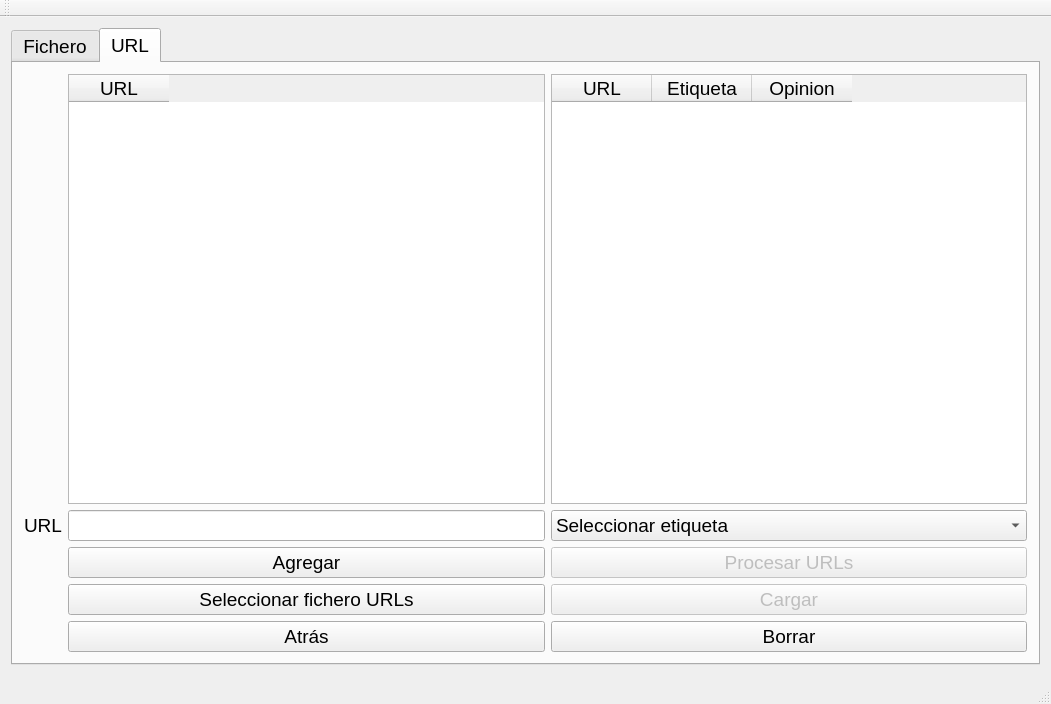
<?xml version="1.0" encoding="UTF-8"?>
<ui version="4.0">
 <class>MainWindow</class>
 <widget class="QMainWindow" name="MainWindow">
  <property name="geometry">
   <rect>
    <x>0</x>
    <y>0</y>
    <width>1051</width>
    <height>704</height>
   </rect>
  </property>
  <property name="font">
   <font>
    <pointsize>14</pointsize>
   </font>
  </property>
  <property name="windowTitle">
   <string>Cargar Opiniones</string>
  </property>
  <widget class="QWidget" name="centralWidget">
   <layout class="QGridLayout" name="gridLayout_3">
    <item row="0" column="0">
     <widget class="QTabWidget" name="tabWidget">
      <property name="font">
       <font>
        <pointsize>14</pointsize>
       </font>
      </property>
      <property name="currentIndex">
       <number>1</number>
      </property>
      <widget class="QWidget" name="file_tab">
       <attribute name="title">
        <string>Fichero</string>
       </attribute>
       <layout class="QGridLayout" name="gridLayout">
        <item row="0" column="0" colspan="3">
         <widget class="QTableWidget" name="file_tableWidget">
          <property name="font">
           <font>
            <pointsize>14</pointsize>
           </font>
          </property>
          <column>
           <property name="text">
            <string>Nombre</string>
           </property>
          </column>
          <column>
           <property name="text">
            <string>Etiqueta</string>
           </property>
          </column>
          <column>
           <property name="text">
            <string>Ruta</string>
           </property>
          </column>
         </widget>
        </item>
        <item row="1" column="1">
         <widget class="QComboBox" name="comboBox_labels_file">
          <item>
           <property name="text">
            <string>Seleccionar etiqueta</string>
           </property>
          </item>
          <item>
           <property name="text">
            <string>Unlabeled</string>
           </property>
          </item>
          <item>
           <property name="text">
            <string>etiqueta1</string>
           </property>
          </item>
          <item>
           <property name="text">
            <string>etiqueta2</string>
           </property>
          </item>
          <item>
           <property name="text">
            <string>mimammamemimma</string>
           </property>
          </item>
         </widget>
        </item>
        <item row="1" column="2">
         <widget class="QPushButton" name="file_pushButton_add">
          <property name="text">
           <string>Agregar</string>
          </property>
         </widget>
        </item>
        <item row="2" column="0" colspan="3">
         <widget class="QLineEdit" name="file_lineEditPath">
          <property name="enabled">
           <bool>true</bool>
          </property>
          <property name="inputMask">
           <string/>
          </property>
          <property name="text">
           <string/>
          </property>
          <property name="readOnly">
           <bool>true</bool>
          </property>
         </widget>
        </item>
        <item row="3" column="0" rowspan="2">
         <widget class="QPushButton" name="pushButton_back">
          <property name="text">
           <string>Atrás</string>
          </property>
         </widget>
        </item>
        <item row="3" column="1" colspan="2">
         <widget class="QPushButton" name="file_pushButton_selectfolder">
          <property name="text">
           <string>Seleccionar carpeta</string>
          </property>
         </widget>
        </item>
        <item row="4" column="1">
         <widget class="QPushButton" name="file_pushButton_clear">
          <property name="text">
           <string>Borrar</string>
          </property>
         </widget>
        </item>
        <item row="4" column="2">
         <widget class="QPushButton" name="file_pushButton_load">
          <property name="enabled">
           <bool>false</bool>
          </property>
          <property name="text">
           <string>Cargar</string>
          </property>
         </widget>
        </item>
       </layout>
      </widget>
      <widget class="QWidget" name="URL_tab">
       <attribute name="title">
        <string>URL</string>
       </attribute>
       <layout class="QGridLayout" name="gridLayout_2">
        <item row="1" column="2">
         <widget class="QTableWidget" name="URL_review_tableWidget">
          <property name="font">
           <font>
            <pointsize>14</pointsize>
           </font>
          </property>
          <column>
           <property name="text">
            <string>URL</string>
           </property>
          </column>
          <column>
           <property name="text">
            <string>Etiqueta</string>
           </property>
          </column>
          <column>
           <property name="text">
            <string>Opinion</string>
           </property>
          </column>
         </widget>
        </item>
        <item row="6" column="2">
         <widget class="QPushButton" name="URL_pushButton_clear">
          <property name="text">
           <string>Borrar</string>
          </property>
         </widget>
        </item>
        <item row="6" column="1">
         <widget class="QPushButton" name="URL_pushButton_back">
          <property name="text">
           <string>Atrás</string>
          </property>
         </widget>
        </item>
        <item row="4" column="1">
         <widget class="QPushButton" name="URL_pushButton_selectfolder">
          <property name="text">
           <string>Seleccionar fichero URLs</string>
          </property>
         </widget>
        </item>
        <item row="4" column="2">
         <widget class="QPushButton" name="URL_pushButton_load">
          <property name="enabled">
           <bool>false</bool>
          </property>
          <property name="text">
           <string>Cargar</string>
          </property>
         </widget>
        </item>
        <item row="2" column="1">
         <widget class="QLineEdit" name="lineEdit_URL">
          <property name="readOnly">
           <bool>false</bool>
          </property>
         </widget>
        </item>
        <item row="3" column="1">
         <widget class="QPushButton" name="URL_pushButton_add">
          <property name="text">
           <string>Agregar</string>
          </property>
         </widget>
        </item>
        <item row="2" column="0">
         <widget class="QLabel" name="label_URL">
          <property name="text">
           <string>URL</string>
          </property>
         </widget>
        </item>
        <item row="1" column="1">
         <widget class="QTableWidget" name="URL_tableWidget">
          <property name="font">
           <font>
            <pointsize>14</pointsize>
           </font>
          </property>
          <column>
           <property name="text">
            <string>URL</string>
           </property>
          </column>
         </widget>
        </item>
        <item row="3" column="2">
         <widget class="QPushButton" name="URL_pushButton_processURLs">
          <property name="enabled">
           <bool>false</bool>
          </property>
          <property name="text">
           <string>Procesar URLs</string>
          </property>
         </widget>
        </item>
        <item row="2" column="2">
         <widget class="QComboBox" name="URL_comboBox_labels">
          <item>
           <property name="text">
            <string>Seleccionar etiqueta</string>
           </property>
          </item>
          <item>
           <property name="text">
            <string>Unlabeled</string>
           </property>
          </item>
         </widget>
        </item>
       </layout>
      </widget>
     </widget>
    </item>
   </layout>
  </widget>
  <widget class="QMenuBar" name="menuBar">
   <property name="geometry">
    <rect>
     <x>0</x>
     <y>0</y>
     <width>1051</width>
     <height>31</height>
    </rect>
   </property>
  </widget>
  <widget class="QToolBar" name="mainToolBar">
   <attribute name="toolBarArea">
    <enum>TopToolBarArea</enum>
   </attribute>
   <attribute name="toolBarBreak">
    <bool>false</bool>
   </attribute>
  </widget>
  <widget class="QStatusBar" name="statusBar"/>
 </widget>
 <layoutdefault spacing="6" margin="11"/>
 <resources/>
 <connections/>
</ui>
